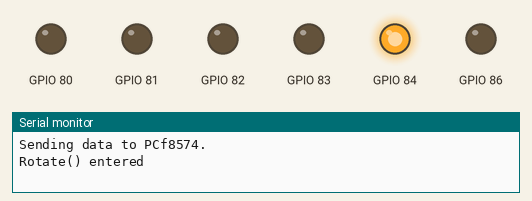
This sketch was run on a simulated ESP32. Shown: output pins drawn as LEDs (lit = HIGH), the last lines printed to the serial monitor. Pins used as bus, display or sensor lines are not drawn.

Above: at 0.1 s.
At 10.1 s:
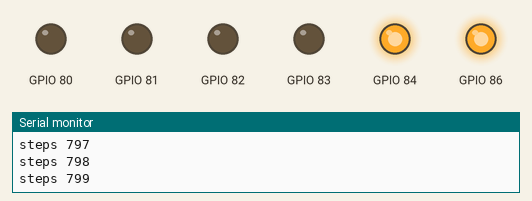
Timing chart, 0 to 11.6 s (numbered marks = the images above):
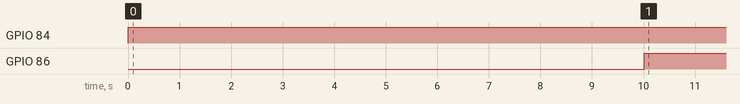

The sketch:

RotateMotorEmptyV1.ino
```cpp
#include <PCF8574.h>

PCF8574 pcf8574(0x21);
const int DirXPin = P0;
const int StepXPin = P1;

const int DirYPin = P2;
const int StepYPin = P3;

const int DirZPin = P4;
const int StepZPin = P5;
const int  EnPin = P6;


unsigned int steps = 16;
unsigned int steps1 = 8;
unsigned int steps2 = 4;
unsigned int steps3 = 2;

void setup()
{
    // put your setup code here, to run once:
    Serial.begin(9600);
    pcf8574.pinMode(StepXPin, OUTPUT);
    pcf8574.pinMode(DirXPin, OUTPUT);
    pcf8574.pinMode(StepYPin, OUTPUT);
    pcf8574.pinMode(DirYPin, OUTPUT);
    pcf8574.pinMode(StepZPin, OUTPUT);
    pcf8574.pinMode(DirZPin, OUTPUT);
    pcf8574.pinMode(EnPin, OUTPUT);;
    if (pcf8574.begin())
    {
        Serial.println("Sending data to PCf8574.");
    }
    else
    {
        Serial.println("Error while sending data to PCf8574.");
    }
/*
    //Rotate motor
     pcf8574.digitalWrite(EnPin, LOW);
        pcf8574.digitalWrite(DirPin, LOW);
        Serial.println("Rotate() entered");
        for (int MotorDir = 0; MotorDir < 200; MotorDir++)
        { // loop for 200 steps
            pcf8574.digitalWrite(StepPin, HIGH);
            delayMicroseconds(1000);
            pcf8574.digitalWrite(StepPin, LOW);
            delayMicroseconds(1000);
        }
        pcf8574.digitalWrite(EnPin, HIGH);
        */
}

int i = 0;
void loop()
{
  //nothing to do here
  if(i==0)
  {
   pcf8574.digitalWrite(EnPin, LOW);
        pcf8574.digitalWrite(DirZPin, HIGH);
        Serial.println("Rotate() entered");
         delay(100);
  }
        if(i < steps2*200)
        { // loop for 200 steps
            pcf8574.digitalWrite(StepZPin, HIGH);
            delayMicroseconds(300);//500
            pcf8574.digitalWrite(StepZPin, LOW);
            delayMicroseconds(300);//500
             Serial.printf("\r\nsteps %d ",i );
             i++;
        }
    if(i==steps2*200)
        {
         delay(100);
          pcf8574.digitalWrite(EnPin, HIGH);
          i++;
        }


}
```

Measured:
- by itself, GPIO 84: LOW → HIGH at 0.00 s
- by itself, GPIO 86: LOW → HIGH at 10.0 s
